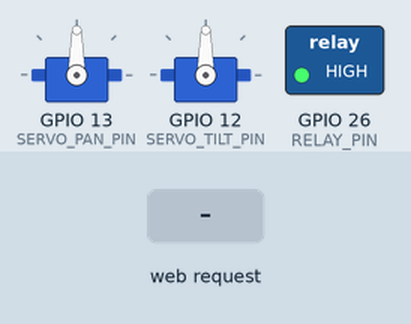
This sketch was run on a simulated ESP32. Parts: 2 × servo, switched loads named in the sketch (green lamp = pin HIGH). Inputs (shaded band) come from the test bench. WiFi joins after 1.5 s; servers stay silent unless stated; what the sketch prints to the serial monitor is not drawn.

Above: at 3.7 s.
3.8 s: HTTP request GET /fire received
At 4.2 s:
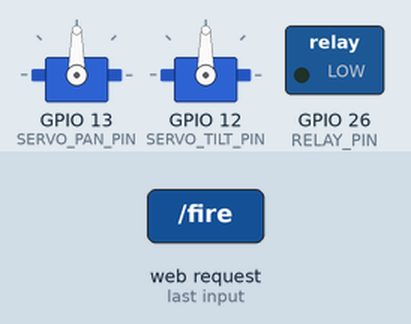
5.8 s: HTTP request GET /reset received
Timing chart, 0 to 8.8 s (numbered marks = the images above; inputs shaded):
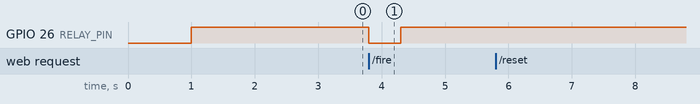

The sketch:

water_gun.ino
```cpp
#include <WiFi.h>
#include <WebServer.h>
#include <ESP32Servo.h>

// WiFi Credentials - replace with your network infoTilt
//const char* ssid = "FiberHGW_TPFAC0_2.4GHz";
//const char* password = "dNWwNHKD";
const char* ssid = "keres";
const char* password = "12312345";


// Pin configuration
const int SERVO_PAN_PIN = 13;
const int SERVO_TILT_PIN = 12;
const int RELAY_PIN = 26;

// Servo setup
Servo servoPan;
Servo servoTilt;

// Current servo angles
int panAngle = 90;
int tiltAngle = 90;

// Servo bounds
const int MIN_PAN = 0;
const int MAX_PAN = 180;
const int MIN_TILT = 30;
const int MAX_TILT = 130;

// Fire duration (ms)
const int FIRE_DURATION = 500;

WebServer server(80);

// HTML + JS dashboard served by ESP32
const char* webpage = R"rawliteral(
<!DOCTYPE html>
<html>
<head>
<title>Water Gun Turret Control</title>
<style>
  body { font-family: Arial, sans-serif; background: #222; color: #eee; text-align: center; padding: 20px; }
  h1 { color: #5dc8e1; }
  input[type=range] { width: 300px; }
  button { font-size: 20px; padding: 15px 30px; background: #e15f5f; color: white; border: none; cursor: pointer; border-radius: 8px; margin-top: 20px; }
  button:hover { background: #d54b4b; }
  .slider-label { font-size: 18px; margin-top: 20px; }
  #status { margin-top: 15px; }
</style>
<script>
let pan = 90;
let tilt = 90;

// WASD movement states
let moveLeft = false;
let moveRight = false;
let moveUp = false;
let moveDown = false;

// Settings
const WASD_SPEED = 2;     // degrees per frame
const MOUSE_SENS   = 0.3;  // lower = smoother, higher = faster

let mouseControlEnabled = true;

// Send updated angles to ESP32
function sendAim() {
  fetch('/aim', {
    method: 'POST',
    headers: { 'Content-Type': 'application/json' },
    body: JSON.stringify({ pan: Math.round(pan), tilt: Math.round(tilt) })
  });
}

function firePump() { fetch('/fire'); }
function resetPosition() {
  pan = 90;
  tilt = 90;
  sendAim();
}

// -------- KEYBOARD CONTROLS (WASD + F + R) -------- //
document.addEventListener("keydown", function(e) {
  switch (e.key.toLowerCase()) {
    case "d": moveLeft  = true; break;
    case "a": moveRight = true; break;
    case "w": moveUp    = true; break;
    case "s": moveDown  = true; break;
    case "f": firePump(); break;
    case "r": resetPosition(); break;
  }
});

document.addEventListener("keyup", function(e) {
  switch (e.key.toLowerCase()) {
    case "d": moveLeft  = false; break;
    case "a": moveRight = false; break;
    case "w": moveUp    = false; break;
    case "s": moveDown  = false; break;
  }
});

// -------- MOUSE AIM CONTROL -------- //
// Click anywhere to activate pointer lock
document.addEventListener("click", function() {
  document.body.requestPointerLock();
});

// Mouse movement event
document.addEventListener("mousemove", function(e) {
  if (document.pointerLockElement !== document.body) return;

  // Move pan/tilt by mouse movement
  pan  -= e.movementX * MOUSE_SENS;
  tilt += e.movementY * MOUSE_SENS;

  // Clamp limits
  pan = Math.min(180, Math.max(0, pan));
  tilt = Math.min(150, Math.max(30, tilt));

  sendAim();
});

// -------- MAIN MOVEMENT LOOP (60 FPS) -------- //
function movementLoop() {
  let changed = false;

  if (moveLeft)  { pan -= WASD_SPEED; changed = true; }
  if (moveRight) { pan += WASD_SPEED; changed = true; }
  if (moveUp)    { tilt -= WASD_SPEED; changed = true; }
  if (moveDown)  { tilt += WASD_SPEED; changed = true; }

  // Clamp
  pan = Math.min(180, Math.max(0, pan));
  tilt = Math.min(150, Math.max(30, tilt));

  if (changed) sendAim();

  requestAnimationFrame(movementLoop);
}

movementLoop();
</script>

</head>f
<body>
  <h1>Gun Control panel.</h1>
  <h2>About the project.</h2>
  <h3>This is a water gun turret, it can go from 0 to 180 degrees on the pan axis and 30 to 150 degrees in the tilt axis.\n u can use mouse to control the turret or control it using awsd keys. use f to fire and r to reset.</h3>

  <br>
  <button onclick="firePump()">FIRE!</button><br>
  <button onclick="resetPosition()">Reset To Center</button>

  <div id="status" style="margin-top:15px;">Status: <span id="statusText">Initializing...</span></div>
</body>
</html>
)rawliteral";

void setup() {
  Serial.begin(115200);
  delay(1000);

  // Setup pins
  pinMode(RELAY_PIN, OUTPUT);
  digitalWrite(RELAY_PIN, HIGH);

  servoPan.attach(SERVO_PAN_PIN);
  servoTilt.attach(SERVO_TILT_PIN);
  servoPan.write(panAngle);
  servoTilt.write(tiltAngle);

  // Connect wifi
  Serial.printf("Connecting to %s\n", ssid);
  WiFi.begin(ssid, password);
  int attempts = 0;
  while (WiFi.status() != WL_CONNECTED && attempts < 20) {
    delay(500);
    Serial.print(".");
    attempts++;
  }
  if (WiFi.status() == WL_CONNECTED) {
    Serial.println("\nWiFi connected!");
    Serial.print("IP Address: ");
    Serial.println(WiFi.localIP());
  } else {
    Serial.println("\nWiFi connection failed!");
  }

  // Setup endpoints
  server.on("/", HTTP_GET, []() {
    server.send(200, "text/html", webpage);
  });

  int extractJsonValue(const String& json, const char* key);

  server.on("/aim", HTTP_POST, []() {
    if (server.hasArg("plain")) {
      String body = server.arg("plain");
      int panVal = extractJsonValue(body, "pan");
      int tiltVal = extractJsonValue(body, "tilt");
      if (panVal >= 0 && tiltVal >= 0) {
        panAngle = constrain(panVal, MIN_PAN, MAX_PAN);
        tiltAngle = constrain(tiltVal, MIN_TILT, MAX_TILT);
        servoPan.write(panAngle);
        servoTilt.write(tiltAngle);
        server.send(200, "application/json", "{\"status\":\"ok\"}");
        Serial.printf("Aim updated: Pan=%d, Tilt=%d\n", panAngle, tiltAngle);
        return;
      }
    }
    server.send(400, "application/json", "{\"status\":\"error\"}");
  });

  server.on("/fire", HTTP_GET, []() {
    digitalWrite(RELAY_PIN, LOW);
    delay(FIRE_DURATION);
    digitalWrite(RELAY_PIN, HIGH);
    Serial.println("Fired pump.");
    server.send(200, "application/json", "{\"status\":\"fired\"}");
  });

  server.on("/reset", HTTP_GET, []() {
    panAngle = 90;
    tiltAngle = 90;
    servoPan.write(panAngle);
    servoTilt.write(tiltAngle);
    Serial.println("Reset servos.");
    server.send(200, "application/json", "{\"status\":\"reset\"}");
  });

  server.on("/status", HTTP_GET, []() {
    String res = "{\"pan\":" + String(panAngle) + ",\"tilt\":" + String(tiltAngle) + ",\"battery\":\"Good\"}";
    server.send(200, "application/json", res);
  });

  server.begin();
  Serial.println("HTTP server started");
}

void loop() {
  server.handleClient();
}

// Extract integer value from simple JSON string
int extractJsonValue(const String& json, const char* key) {
  String searchStr = String("\"") + key + "\":";
  int keyIndex = json.indexOf(searchStr);
  if (keyIndex == -1) return -1;
  keyIndex += searchStr.length();
  int endIndex = json.indexOf(',', keyIndex);
  if (endIndex == -1) endIndex = json.indexOf('}', keyIndex);
  if (endIndex == -1) return -1;
  String valStr = json.substring(keyIndex, endIndex);
  valStr.trim();
  return valStr.toInt();
}
```

Measured:
- after the input at 3.8 s, GPIO 26 (RELAY_PIN): HIGH → LOW at once, → HIGH 0.50 s later
- after the input at 5.8 s, every drawn part: stays the same
